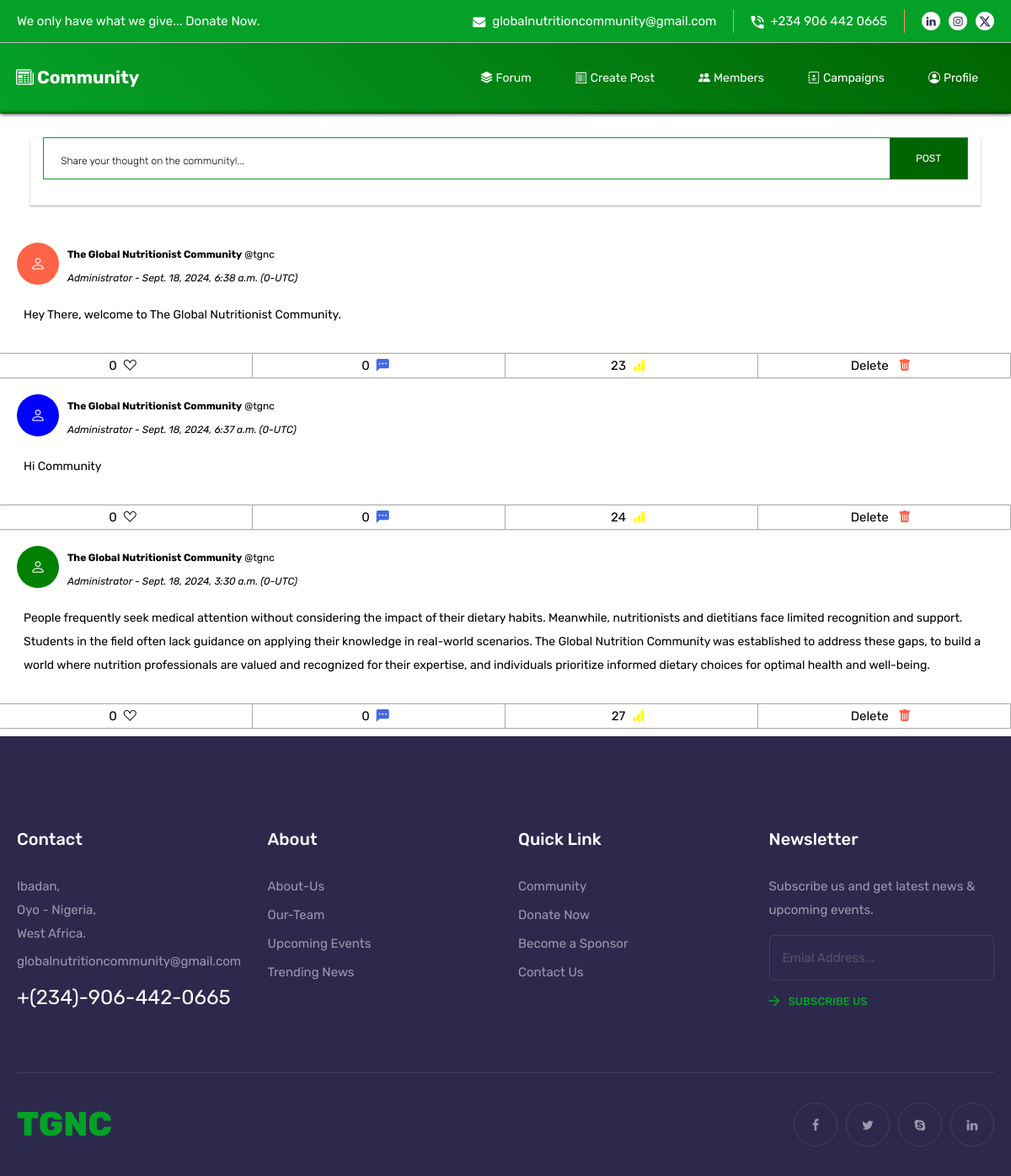
The page /community (signed in) on the database its author committed.
### miniapp/models.py (models this page shows)
class CustomUser(AbstractUser):
    email = models.EmailField(_('email address'), unique=True)
    username = models.CharField(_('User Name'), unique=True, max_length=250)
    fullname = models.CharField(_('Full Name'), default="", max_length=250)
    unique_code = models.CharField(_('Unique Code'), default="", max_length=250)
    profession = models.CharField(_('Profession'), default="", max_length=250)
    account_type = models.CharField(_('Account Type'), default="member", max_length=250)
    profile_pic = models.ImageField(_('Profile Picture'), upload_to='profile_pic/', null=True, blank=True)
    address = models.CharField(_('User Address'), max_length=250, default="")
    mobile = models.CharField(_('User Mobile'), max_length=50, default="")
    codex = models.CharField(_('Codex'), default="", max_length=250)
    class Meta:
        db_table = 'Profiles'

class CommunityTopic(models.Model):
    poster = models.ForeignKey("CustomUser", on_delete=models.CASCADE, related_name="poster")
    topic = models.TextField(_("Topic"), default="")
    insight = models.PositiveIntegerField(_("Insight"), default=0)
    votes = models.PositiveIntegerField(_("Votes"), default=0)
    date = models.DateTimeField(auto_now_add=True)
    voted_users = models.ManyToManyField("CustomUser", related_name="community_voted_users")
    class Meta:
        db_table = 'Community Topic'

### miniapp/views.py (the view)
# urls.py: path('community', views.community, name='community'),
def community(request):
    if not request.user.is_authenticated:
        return redirect("/community_offline")
    if not request.session.get('userId', None):
        auth.logout(request)
        return redirect('/community_offline')
    user_email = request.session.get("userId")
    user_con = CustomUser.objects.get(email=user_email)
    user = {
        "userName": user_con.username,
        "name": user_con.fullname,
        "email": user_con.email,
        "is_authenticated": True,
    }
    all_topic = list(CommunityTopic.objects.all())
    for topic in all_topic:
        topic.insight = topic.insight + 1
        topic.save()
    all_topics = list(CommunityTopic.objects.all())
    parsed_data = []
    for topic in all_topics:
        is_voted = "no"
        if topic.voted_users.filter(email=user_con.email).exists():
            is_voted = "yes"
        metadata = {
           "posterName": topic.poster.fullname,
           "posterUsername": topic.poster.username,
           "posterProfession": topic.poster.profession,
           "id": topic.id,
           "topic": topic.topic,
           "date": topic.date,
           "votes": topic.votes,
           "insight": topic.insight,
           "is_voted": is_voted,
           "replies": len(list(topic.communitytopicreply_set.all())),
           "profile_color": ran.choice(["red", "blue", "green", "tomato", "yellow", "black"]),
        }
        parsed_data.append(metadata)
    parsed_data = list(reversed(parsed_data))
    return render(request, "community.html", {"topics": parsed_data, "user": user})

### template/community.html (shortened to what this page needs)
{% load static %}
<!DOCTYPE html>
<html lang="en">
<head>
<link href="{% static 'css/bootstrap.css' %}" rel="stylesheet">
<link href="{% static 'css/jquery-ui.css' %}" rel="stylesheet">
<link href="{% static 'css/swiper.min.css' %}" rel="stylesheet">
<link href="{% static 'css/flaticon.css' %}" rel="stylesheet">
<link href="{% static 'css/font-awesome.css' %}" rel="stylesheet">
<link href="{% static 'css/animate.css' %}" rel="stylesheet">
<link href="{% static 'css/custom-animate.css' %}" rel="stylesheet">
<link href="{% static 'css/jquery.fancybox.min.css' %}" rel="stylesheet">
<link href="{% static 'css/bootstrap-icons.css' %}" rel="stylesheet">
<link href="{% static 'css/owl.css' %}" rel="stylesheet">
<link href="{% static 'css/style.css' %}" rel="stylesheet">
<link href="{% static 'css/responsive.css' %}" rel="stylesheet">
<link rel="stylesheet" href="https://cdn.jsdelivr.net/npm/bootstrap-icons@1.11.3/font/bootstrap-icons.min.css">
</head>
<body>
<div class="page-wrapper">
    <header class="main-header">
        <div class="top-bar theme-bg">
            <div class="auto-container">
                <div class="wrapper-box">
                    <div class="left-content">
                        <div class="text">We only have what we give... <a href="/donate" class="donate-box-btn">Donate Now.</a></div>
                    </div>
                    <div class="right-content">
                        <ul class="contact-info">
                            <li><span class="flaticon-mail"></span><a href="mailto:globalnutritioncommunity@gmail.com">globalnutritioncommunity@gmail.com</a></li>
                            <li><span class="flaticon-phone"></span><a href="tel:+2349064420665">+234 906 442 0665</a></li>
                        </ul>
                        <ul class="social-icon-one">
                            <li><a href="https://www.linkedin.com/company/the-global-nutrition-community/"><span class="fa fa-linkedin"></span></a></li>
                            <li><a href="https://www.instagram.com/s/aGlnaGxpZ2h0OjE3OTM1MzI2Nzc5NzE0MjI3?story_media_id=3318712493667095326_63520600948&igsh=NTc4MTIwNjQ2YQ=="><span class="fa fa-instagram"></span></a></li>
                            <li><a href="https://x.com/T_G_N_C"><span class="bi bi-twitter-x"></span></a></li>
                        </ul>
                    </div>
                </div>
            </div>
        </div>
    </header>
    <section class="community w-95 m-auto;" style="margin-bottom: 0px; border-bottom: 0px solid #000; border-top: 1px solid #bbb; box-shadow: 0 0 5px #000; background: linear-gradient(45deg, #04a128, darkgreen); color: #fff;">
        <div class="row d-flex justify-content-center justify-content-md-between" style="padding: 20px 2.5%;">
            <h4 style="color: #fff; font-weight: bold; font-size: 21px;" class="my-2"><i class="bi bi-newspaper px-1"></i>Community</h4>
            <span class="social-icon-one d-flex flex-row align-item-center justify-content-center my-2" style="font-size: 11px;">
                <a class="mx-2 mx-md-4 diver context-content" style="color: #fff;" href="/community"><i class="bi bi-stack px-1"></i>Forum</a>
                <a class="mx-2 mx-md-4 diver context-content" style="color: #fff;" href="/create_topic"><i class="bi bi-receipt-cutoff px-1"></i>Create Post</a>
                <a class="mx-2 mx-md-4 diver context-content" style="color: #fff;" href="/all_members"><i class="bi bi-people-fill px-1"></i>Members</a>
                <a class="mx-2 mx-md-4 diver context-content" style="color: #fff;" href="/events"><i class="bi bi-journal-medical px-1"></i>Campaigns</a>
                <a class="mx-2 mx-md-4 diver context-content" style="color: #fff;" href="#"><i class="bi bi-person-circle px-1"></i>Profile</a>
            </span>
        </div>
    </section>
    <section class="community-board">
        <div class="tab">
            <div class="row">
                <div class="col-lg-11 m-auto">
                    <div class="default-form-area wow fadeInUp" data-wow-delay="200ms">
                        <form id="contact-form" name="contact_form" class="contact-form" action="create_topic" method="POST">
                            <div class="row clearfix mb-2 mb-md-3">
                                <div class="col-lg-12 col-md-12 column my-2" style="border-bottom: 1px solid #eee; box-shadow: 0px 1px 2px #aaa;">
                                    <div class="form-group">
                                        <span class="chatty">
                                            <textarea name="topic" placeholder="Share your thought on the community!..."></textarea>
                                            <button class="bad-boy-btn" type="submit" data-loading-text="Please wait..."><span>POST</span></button>
                                        </span>
                                    </div>
                                </div>
                            </div>
                        </form>
                    </div>
                </div>
            </div>
        </div>
        {% for topic in topics %}
        <div class="tab">
            <div class="tab-1">
                <span class="profile">
                    <i class="bi bi-person profile-icon {{topic.profile_color}}"></i>
                </span>
                <span class="content">
                    <p><strong>{{topic.posterName}}</strong> @{{topic.posterUsername}}</p>
                    <p class="slanty">{{topic.posterProfession}} - {{topic.date}} (0-UTC)</p>
                </span>
            </div>
            <div class="tab-1 my-3 mx-2">
                <p class="context-content">{{topic.topic}}</p>
            </div>
            <div class="tab-2">
                {% if topic.is_voted == "no" %}
                <span>{{topic.votes}}<i class="bi bi-suit-heart mx-2" style="color: #000;"></i></span>
                {% else %}
                <span>{{topic.votes}}<i class="bi bi-suit-heart-fill mx-2" style="color: red;"></i></span>
                {% endif %}
                <span>{{topic.replies}}<i class="bi bi-chat-left-dots-fill mx-2" style="color: royalblue;"></i></span>
                <span>{{topic.insight}}<i class="bi bi-bar-chart-fill mx-2" style="color: yellow;"></i></span>
                {% if topic.posterUsername == user.userName %}
                <span><a href="/delete_post/{{topic.id}}" style="color: #000;">Delete <i class="bi bi-trash-fill mx-2" style="color: tomato;"></i></a></span>
                {% endif %}
            </div>
        </div>
        {% endfor %}
    </section>
    <footer class="main-footer">
        <div class="auto-container">
            <div class="widget-wrapper">
                <div class="row">
                    <div class="col-lg-3 col-md-6 contact-widget footer-widget">
                        <h4 class="widget-title">Contact</h4>
                        <ul>
                            <li>Ibadan, <br> Oyo - Nigeria, <br>West Africa.</li>
                            <li><a href="mailto:globalnutritioncommunity@gmail.com">globalnutritioncommunity@gmail.com</a></li>
                        </ul>
                        <h3><a href="tel:+2349064420665">+(234)-906-442-0665</a></h3>
                    </div>
                    <div class="col-lg-3 col-md-6 about-widget footer-widget">
                        <h4 class="widget-title">About</h4>
                        <ul>
                            <li><a href="/about">About-Us</a></li>
                            <li><a href="/about#team">Our-Team</a></li>
                            <li><a href="/events">Upcoming Events</a></li>
                            <li><a href="/blog">Trending News</a></li>
                        </ul>
                    </div>
                    <div class="col-lg-3 col-md-6 link-widget footer-widget">
                        <h4 class="widget-title">Quick Link</h4>
                        <ul>
                            <li><a href="/community">Community</a></li>
                            <li><a href="/donate">Donate Now</a></li>
                            <li><a href="/sponsor">Become a Sponsor</a></li>
                            <li><a href="/#conact-us-now">Contact Us</a></li>
                        </ul>
                    </div>
                    <div class="col-lg-3 col-md-6 newsletter-widget footer-widget">
                        <h4 class="widget-title">Newsletter</h4>
                        <div class="text">Subscribe us and get latest news & <br>upcoming events.</div>
                        <form action="#">
                            <input type="email" placeholder="Emial Address...">
                            <button class="submin-btn"><span class="flaticon-next"></span>Subscribe Us</button>
                        </form>
                    </div>
                </div>
            </div>
            <div class="footer-bottom">
                <div class="left-content">
                    <h1 style="color: #04a128; font-weight: 800;">TGNC</h1>
                </div>
                <div class="right-content">
                    <ul class="social-icon-three">
                        <li><a href="#"><span class="fa fa-facebook"></span></a></li>
                        <li><a href="#"><span class="fa fa-twitter"></span></a></li>
                        <li><a href="#"><span class="fa fa-skype"></span></a></li>
                        <li><a href="#"><span class="fa fa-linkedin"></span></a></li>
                    </ul>
                </div>
            </div>
        </div>
    </footer>
</div>
</body>
</html>

### static/css/responsive.css (style rules this page uses)
@media only screen and (max-width: 7000px) { .page-wrapper { overflow: hidden; } }

### rows shown on the page
CustomUser: posterName "The Global Nutritionist Community" "The Global Nutritionist Community" "The Global Nutritionist Community", posterUsername "tgnc" "tgnc" "tgnc", posterProfession "Administrator" "Administrator" "Administrator"
CommunityTopic: date "Sept. 18, 2024, 6:38 a.m.", topic "Hey There, welcome to The Global Nutritionist Community."
CommunityTopic: date "Sept. 18, 2024, 6:37 a.m.", topic "Hi Community"
CommunityTopic: date "Sept. 18, 2024, 3:30 a.m.", topic "People frequently seek medical attention without considering the impact of their dietary habits. Meanwhile, nutritionists and dietitians face limited recognition and support. Students in the field often lack guidance on applying their knowledge in real-world scenarios. The Global Nutrition Community was established to address these gaps, to build a world where nutrition professionals are valued and recognized for their expertise, and individuals prioritize informed dietary choices for optimal health and well-being."

### other values the page prints
{{ topic.votes }} "0" "0" "0"
{{ topic.replies }} "0" "0" "0"
{{ topic.insight }} "23" "24" "27"
